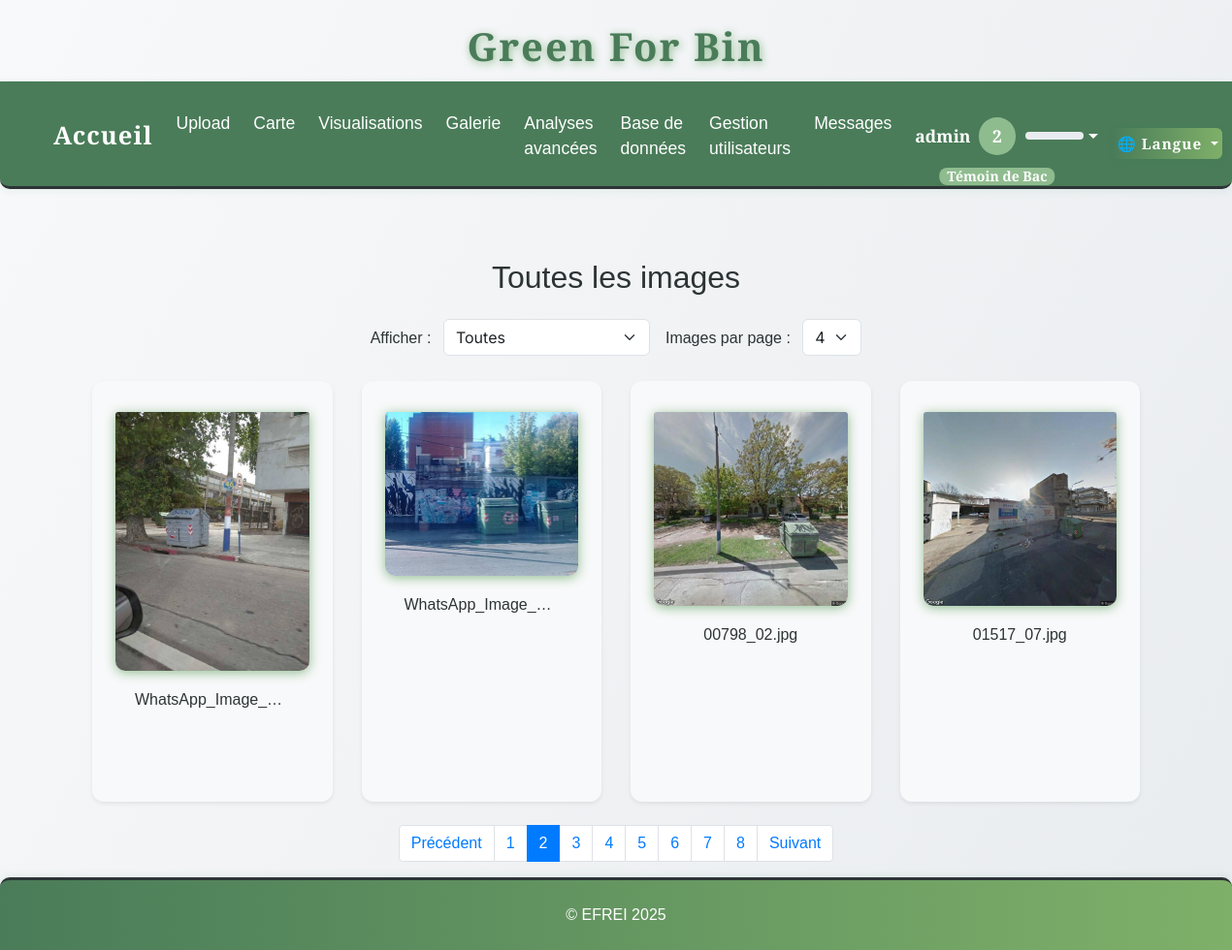
Screenshot of /gallery?page=2&category=toutes&per_page=4 (signed in) with the database file from the repository.
### tables this page shows
CREATE TABLE images (
                id INTEGER PRIMARY KEY AUTOINCREMENT,
                filename TEXT,
                upload_date TEXT,
                annotation TEXT,
                width INTEGER,
                height INTEGER,
                file_size INTEGER,
                avg_color TEXT,
                hist_rgb TEXT,
                hist_lum TEXT,
                contrast INTEGER,
                contour_count INTEGER,
                localisation TEXT,
                std_h REAL,
                std_s REAL,
                std_v REAL
            );

### app.py (the view, shortened to what this page needs)
@app.route('/gallery')
@login_required
def gallery():
    page = int(request.args.get('page', 1))
    per_page = int(request.args.get('per_page', 4))  # on récupère per_page aussi, défaut 4
    offset = (page - 1) * per_page
    category = request.args.get('category', 'toutes')  # par défaut 'toutes'
    with sqlite3.connect(DB_PATH) as conn:
        conn.row_factory = sqlite3.Row
        c = conn.cursor()
        if category == 'vides':
            c.execute("SELECT * FROM images WHERE annotation LIKE '%vide%' ORDER BY id DESC LIMIT ? OFFSET ?", (per_page, offset))
            images = [dict(row) for row in c.fetchall()]
            c.execute("SELECT COUNT(*) FROM images WHERE annotation LIKE '%vide%'")
            total = c.fetchone()[0]
            title = "Images vides"
        elif category == 'pleines':
            c.execute("SELECT * FROM images WHERE annotation LIKE '%pleine%' ORDER BY id DESC LIMIT ? OFFSET ?", (per_page, offset))
            images = [dict(row) for row in c.fetchall()]
            c.execute("SELECT COUNT(*) FROM images WHERE annotation LIKE '%pleine%'")
            total = c.fetchone()[0]
            title = "Images pleines"
        else:  # category == 'toutes' ou autre valeur
            c.execute("SELECT * FROM images ORDER BY id DESC LIMIT ? OFFSET ?", (per_page, offset))
            images = [dict(row) for row in c.fetchall()]
            c.execute("SELECT COUNT(*) FROM images")
            total = c.fetchone()[0]
            title = "Toutes les images"
    total_pages = max(ceil(total / per_page), 1)
    return render_template(
        'gallery.html',
        images=images,
        page=page,
        total_pages=total_pages,
        category=category,
        per_page=per_page,
        title=title
    )

### app.py (called while the page is built)
def get_locale():
    return session.get('lang', request.accept_languages.best_match(['en', 'fr']))

@app.context_processor
def inject_locale():
    return dict(get_locale=get_locale)

@app.context_processor
def inject_user_level():
    def user_level():
        if 'user_id' in session:
            try:
                with sqlite3.connect(DB_PATH) as conn:
                    c = conn.cursor()
                    c.execute("SELECT xp FROM users WHERE id = ?", (session['user_id'],))
                    row = c.fetchone()
                    xp = row[0] if row and row[0] is not None else 0
                return get_user_level(xp)
            except Exception as e:
                print(f"[USER LEVEL] {e}")
        return get_user_level(0)
    return dict(user_level=user_level)

def login_required(f):
    @wraps(f)
    def decorated_function(*args, **kwargs):
        if 'user_id' not in session:
            flash(_('Vous devez être connecté pour accéder à cette page.'), 'error')
            return redirect(url_for('login'))
        return f(*args, **kwargs)
    return decorated_function

### templates/gallery.html (shortened to what this page needs)
{% extends 'base.html' %}
{% block content %}
<div class="container mt-5">
  <h2 class="text-center mb-4">{{ _(title) }}</h2>
  <form method="get" class="mb-4 text-center d-flex justify-content-center align-items-center gap-3 flex-wrap">
    <div>
      <label for="category" class="form-label me-2">Afficher :</label>
      <select name="category" id="category" onchange="this.form.submit()" class="form-select d-inline-block w-auto">
        <option value="toutes" {% if category == 'toutes' %}selected{% endif %}>Toutes</option>
      </select>
    </div>
    <div>
      <label for="per_page" class="form-label me-2">Images par page :</label>
      <select name="per_page" id="per_page" onchange="this.form.submit()" class="form-select d-inline-block w-auto">
        <option value="4" {% if per_page == 4 %}selected{% endif %}>4</option>
      </select>
    </div>
  </form>
  <div class="row row-cols-1 row-cols-sm-2 row-cols-md-2 row-cols-lg-4 g-4">
    {% for image in images %}
    <div class="col">
      <div class="card h-100 shadow-sm">
        <img src="{{ url_for('static', filename='uploads/' + image['filename']) }}" class="card-img-top" alt="image" style="cursor:pointer" data-bs-toggle="modal" data-bs-target="#modal-{{ loop.index }}">
        <div class="card-body">
          <h6 class="card-title text-truncate text-center">{{ image['filename'] }}</h6>
        </div>
      </div>
    </div>
    {% endfor %}
  </div>
  <div class="d-flex justify-content-center mt-4">
    <nav>
      <ul class="pagination">
        {% if page > 1 %}
        <li class="page-item">
          <a class="page-link" href="{{ url_for('gallery', page=page-1, category=category, per_page=per_page) }}">Précédent</a>
        </li>
        {% endif %}
        {% for p in range(1, total_pages + 1) %}
        <li class="page-item {% if p == page %}active{% endif %}">
          <a class="page-link" href="{{ url_for('gallery', page=p, category=category, per_page=per_page) }}">{{ p }}</a>
        </li>
        {% endfor %}
        {% if page < total_pages %}
        <li class="page-item">
          <a class="page-link" href="{{ url_for('gallery', page=page+1, category=category, per_page=per_page) }}">Suivant</a>
        </li>
        {% endif %}
      </ul>
    </nav>
  </div>
</div>
{% endblock %}

### static/css/style.css (style rules this page uses)
:root { --primary-green: #4a7c59; --light-green: #7fb069; --sage-green: #8fbc8f; --cream: #fefefe; --warm-white: #f8f9fa; --soft-gray: #e9ecef; --charcoal: #2d3436; --text-primary: #2d3436; --text-secondary: #636e72; --radius: 2.5rem; --shadow: 0 4px 24px rgba(44, 124, 89, 0.10); --transition: all 0.3s cubic-bezier(.4,0,.2,1); --green-dark: var(--primary-green); --green: var(--light-green); --green-light: var(--sage-green); --beige: var(--cream); --white: var(--cream); --black: var(--charcoal); }
html, body { height: 100%; margin: 0; padding: 0; }
body { display: flex; flex-direction: column; min-height: 100vh; }
.card { background: var(--white); border-radius: var(--radius); box-shadow: var(--shadow); padding: 2rem 1.5rem; margin-bottom: 2rem; transition: var(--transition); position: relative; overflow: hidden; }
input, textarea, select { background: var(--beige); color: var(--green-dark); border: 2px solid var(--green-light); border-radius: 1.5rem; font-family: 'Inter', Arial, sans-serif; padding: 10px 18px; font-size: 1.08rem; transition: var(--transition); }

### static/css/greenforbin.css (style rules this page uses)
:root { --primary-green: #4a7c59; --light-green: #7fb069; --sage-green: #8fbc8f; --cream: #fefefe; --warm-white: #f8f9fa; --soft-gray: #e9ecef; --charcoal: #2d3436; --text-primary: #2d3436; --text-secondary: #636e72; }
body { background: linear-gradient(135deg, var(--cream) 0%, var(--light-green) 100%); color: var(--text-primary); font-family: 'Segoe UI', 'Roboto', Arial, sans-serif; min-height: 100vh; }
.card { border-radius: 16px; box-shadow: 0 4px 24px 0 rgba(79, 124, 89, 0.10); border: none; background: var(--warm-white); }
img { border-radius: 10px; box-shadow: 0 2px 12px var(--sage-green); transition: transform 0.2s; }

### templates/base.html (style rules this page uses)
:root { --primary-green: #4a7c59; --light-green: #7fb069; --sage-green: #8fbc8f; --cream: #fefefe; --warm-white: #f8f9fa; --soft-gray: #e9ecef; --charcoal: #2d3436; --text-primary: #2d3436; --text-secondary: #636e72; }
body { background: linear-gradient(120deg, var(--warm-white) 0%, var(--soft-gray) 100%); min-height: 100vh; color: var(--text-primary); font-family: 'Quercus Serif', 'Montserrat', 'Quicksand', Arial, sans-serif !important; }
body, h1, h2, h3, h4, h5, h6, .navbar, .nav-link, .btn, .card, .table, .form-control, .modal-content { font-family: 'Quercus Serif', 'Montserrat', 'Quicksand', Arial, sans-serif !important; color: var(--text-primary); }
.card, .box, .content-box, .table, .table-green-text, .form-control, .modal-content { background: var(--warm-white); border-radius: 12px; box-shadow: 0 2px 12px rgba(44, 124, 89, 0.07); border: none; color: var(--text-primary); }

### rows the page displays
images: filename (picture), filename "WhatsApp_Image_…"
images: filename (picture), filename "WhatsApp_Image_…"
images: filename (picture), filename "00798_02.jpg"
images: filename (picture), filename "01517_07.jpg"

### other values shown
{{ session.get('username') }} "admin"
{{ lvl.level }} "2"
{{ p }} "1" "2" "3" "4" "5" "6" "7" "8"
